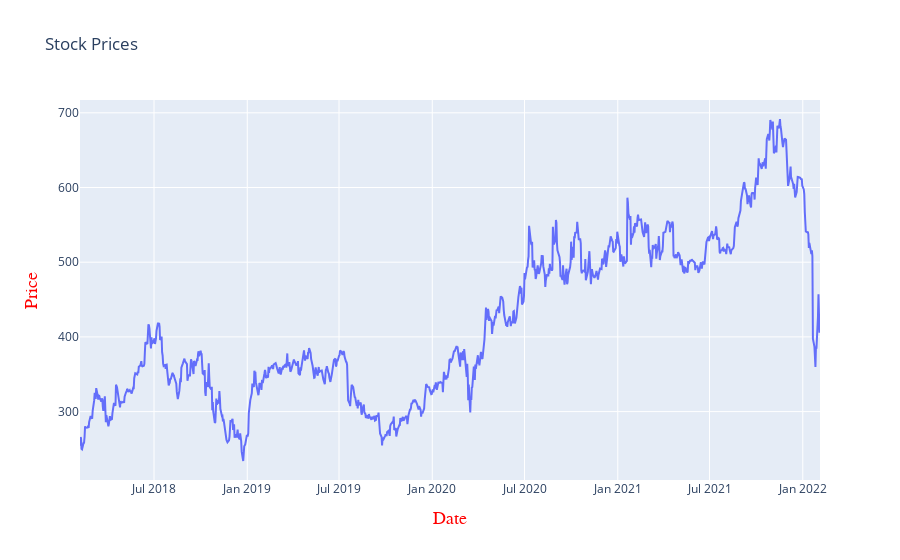

The cell this chart's notebook holds for it:
### Code cell
#Plot actual and predicted values for train datase

layout=go.Layout(
    title='Stock Prices',
    xaxis=dict(
        title='Date',
        titlefont=dict(
            family='Courier New, monospace',
            size=18,
            color='red'
        )
    ),
    yaxis=dict(
        title='Price',
        titlefont=dict(
            family='Courier New, monospace',
            size=18,
            color='red'
        )
    )
)

sp_data=[{'x':sp['Date'],'y':sp['Close']}]
pllot=go.Figure(data=sp_data,layout=layout)
iplot(pllot)

### Figure 1 — Plotly figure (JSON) as saved in the notebook; plotly's stock layout.template omitted (floating-point values rounded to 4 significant figures; data arrays with more than 128 entries replaced by an {"elided": "..."} marker saying what was removed)
{"data": [{"type": "scatter", "x": {"elided": "1009 str values"}, "y": {"elided": "1009 float values"}}], "layout": {"title": {"text": "Stock Prices"}, "xaxis": {"title": {"font": {"color": "red", "family": "Courier New, monospace", "size": 18}, "text": "Date"}}, "yaxis": {"title": {"font": {"color": "red", "family": "Courier New, monospace", "size": 18}, "text": "Price"}}}}
